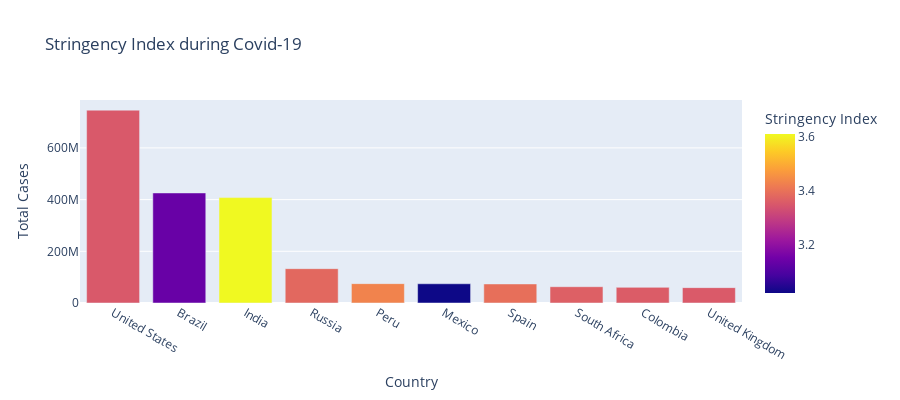

Notebook code cell kept with this figure:
### Code cell
fig = px.bar(data, x='Country', y='Total Cases',
             hover_data=['Population', 'Total Deaths'], 
             color='Stringency Index', height=400, 
             title= "Stringency Index during Covid-19")
fig.show()

### Figure 1 — Plotly figure (JSON) as saved in the notebook; plotly's stock layout.template omitted (floating-point values rounded to 4 significant figures)
{"data": [{"alignmentgroup": "True", "customdata": [[19.62, 26477574], [19.17, 14340567], [21.05, 7247327], [18.8, 2131571], [17.31, 3020038], [18.67, 7295850], [17.66, 5510624], [17.9, 1357682], [17.75, 1936134], [18.03, 7249573]], "hovertemplate": "Country=%{x}<br>Total Cases=%{y}<br>Population=%{customdata[0]}<br>Total Deaths=%{customdata[1]}<br>Stringency Index=%{marker.color}<extra></extra>", "legendgroup": "", "marker": {"color": [3.351, 3.136, 3.611, 3.38, 3.43, 3.019, 3.394, 3.364, 3.358, 3.354], "coloraxis": "coloraxis"}, "name": "", "offsetgroup": "", "orientation": "v", "showlegend": false, "textposition": "auto", "type": "bar", "x": ["United States", "Brazil", "India", "Russia", "Peru", "Mexico", "Spain", "South Africa", "Colombia", "United Kingdom"], "xaxis": "x", "y": [746014098, 425704517, 407771615, 132888951, 74882695, 74347548, 73717676, 63027659, 60543682, 59475032], "yaxis": "y"}], "layout": {"barmode": "relative", "coloraxis": {"colorbar": {"title": {"text": "Stringency Index"}}, "colorscale": [[0, "#0d0887"], [0.1111, "#46039f"], [0.2222, "#7201a8"], [0.3333, "#9c179e"], [0.4444, "#bd3786"], [0.5556, "#d8576b"], [0.6667, "#ed7953"], [0.7778, "#fb9f3a"], [0.8889, "#fdca26"], [1, "#f0f921"]]}, "height": 400, "legend": {"tracegroupgap": 0}, "title": {"text": "Stringency Index during Covid-19"}, "xaxis": {"anchor": "y", "domain": [0, 1], "title": {"text": "Country"}}, "yaxis": {"anchor": "x", "domain": [0, 1], "title": {"text": "Total Cases"}}}}
